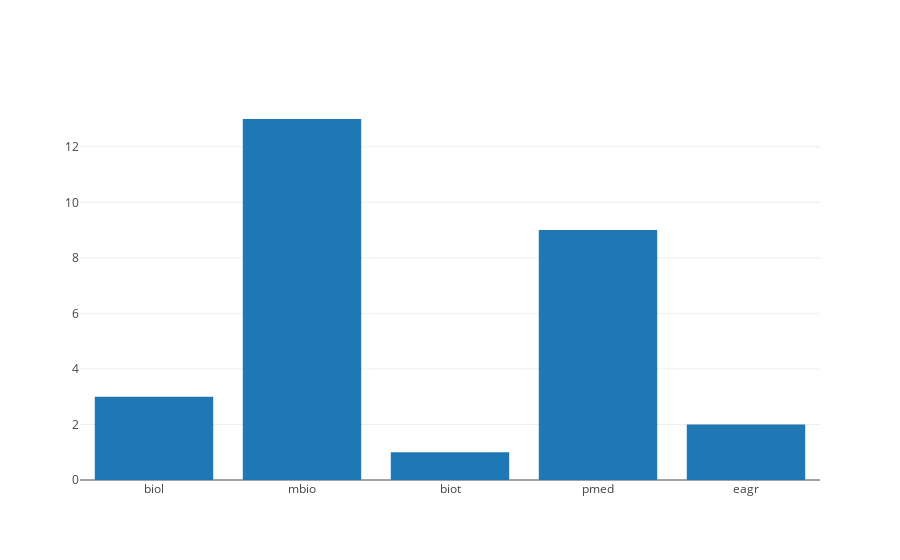

The cell this chart's notebook holds for it:
### Code cell
# Graficas de barras en plotly
import plotly
import plotly.graph_objs as go
plotly.offline.init_notebook_mode(connected=True)

data=[go.Bar(x=['biol','mbio','biot','pmed','eagr'],y=[3,13,1,9,2])]

plotly.offline.iplot(data, filename='barras verticales')

### Figure 1 — Plotly figure (JSON) as saved in the notebook; plotly's stock layout.template omitted (floating-point values rounded to 4 significant figures)
{"data": [{"type": "bar", "x": ["biol", "mbio", "biot", "pmed", "eagr"], "y": [3, 13, 1, 9, 2]}], "layout": {}}
